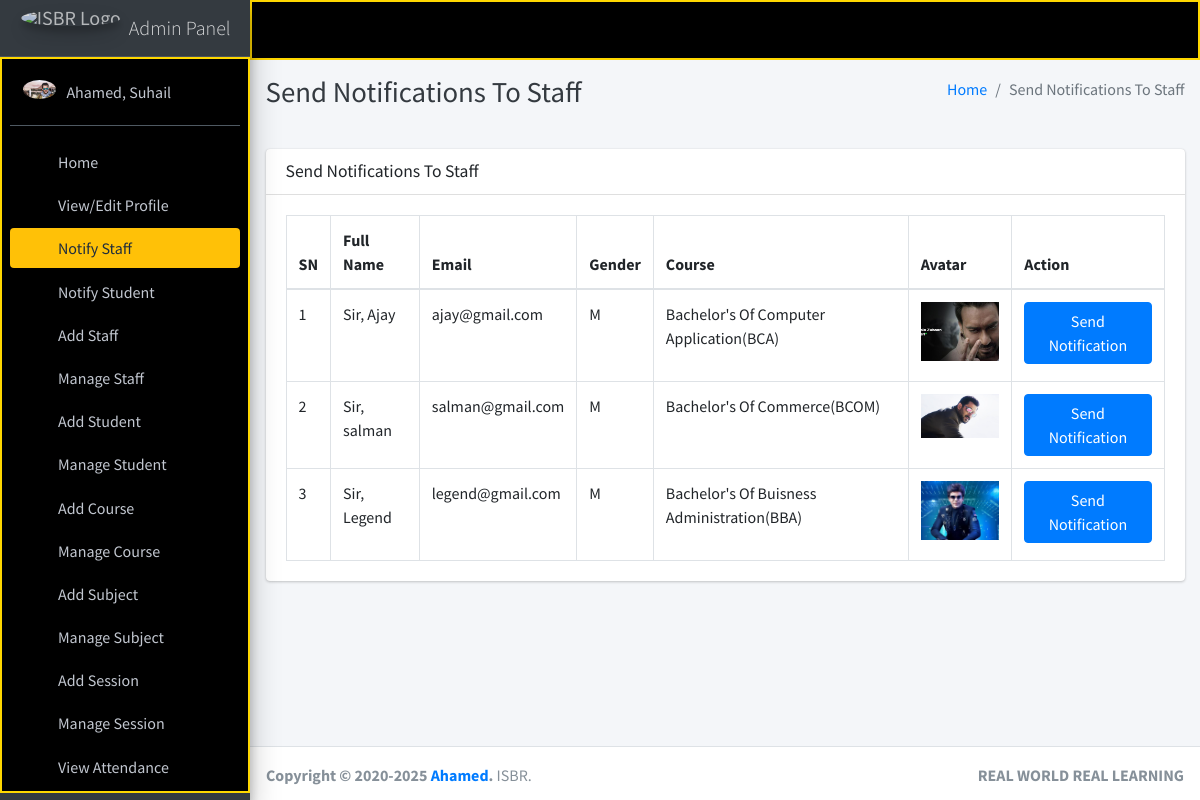
The page /admin_notify_staff (signed in) on the database its author committed.
### main_app/models.py (models this page shows, shortened)
class CustomUser(AbstractUser):
    USER_TYPE = ((1, "HOD"), (2, "Staff"), (3, "Student"))
    GENDER = [("M", "Male"), ("F", "Female")]
    username = None  # Removed username, using email instead
    email = models.EmailField(unique=True)
    user_type = models.CharField(default=1, choices=USER_TYPE, max_length=1)
    gender = models.CharField(max_length=1, choices=GENDER)
    profile_pic = models.ImageField()
    address = models.TextField()
    fcm_token = models.TextField(default="")  # For firebase notifications
    created_at = models.DateTimeField(auto_now_add=True)
    updated_at = models.DateTimeField(auto_now=True)
    USERNAME_FIELD = "email"
    REQUIRED_FIELDS = []
    objects = CustomUserManager()
    def __str__(self):
        return self.last_name + ", " + self.first_name

class Staff(models.Model):
    course = models.ForeignKey(Course, on_delete=models.DO_NOTHING, null=True, blank=False)
    admin = models.OneToOneField(CustomUser, on_delete=models.CASCADE)

class Course(models.Model):
    name = models.CharField(max_length=120)
    created_at = models.DateTimeField(auto_now_add=True)
    updated_at = models.DateTimeField(auto_now=True)

### main_app/hod_views.py (the view)
# urls.py: path("admin_notify_staff", hod_views.admin_notify_staff,
def admin_notify_staff(request):
    staff = CustomUser.objects.filter(user_type=2)
    context = {
        'page_title': "Send Notifications To Staff",
        'allStaff': staff
    }
    return render(request, "hod_template/staff_notification.html", context)

### main_app/templates/hod_template/staff_notification.html (shortened to what this page needs)
{% extends 'main_app/base.html' %}
{% load static %}
{% block page_title %}{{page_title}}{% endblock page_title %}
{% block content %}
<section class="content">
    <div class="container-fluid">
        <div class="row">
            <div class="col-md-12">
                <div class="card">
                    <div class="card-header">
                        <h3 class="card-title">{{page_title}}</h3>
                    </div>
                    <div class="card-body">
                        <table id="example2" class="table table-bordered table-hover">
                            <thead>
                                <tr>
                                    <th>SN</th>
                                    <th>Full Name</th>
                                    <th>Email</th>
                                    <th>Gender</th>
                                    <th>Course</th>
                                    <th>Avatar</th>
                                    <th>Action</th>
                                </tr>
                            </thead>
                            <tbody>
                                {% for staff in allStaff %}
                                <tr>
                                    <td>{{ forloop.counter }}</td>
                                    <td>{{staff.last_name}}, {{staff.first_name}}</td>
                                    <td>{{staff.email}}</td>
                                    <td>{{staff.gender}}</td>
                                    <td>{{staff.staff.course.name}}</td>
                                    <td>
                                        {% if staff.profile_pic == ""  %}
                                        No Image
                                        {% else %}
                                        <img class="img img-fluid mb-2" height="100" width="100"
                                            src="{{staff.profile_pic}}" alt="">
                                        {% endif %}
                                    </td>
                                    <td><button data-toggle = "modal" data-target = "#myModal"class="btn btn-primary show_notification" value="{{staff.id}}">Send Notification</button>
                                    </td>
                                </tr>
                                {% endfor %}
                            </tbody>
                        </table>
                    </div>
                </div>
            </div>
        </div>
    </div>
</section>
{% endblock content %}

### main_app/templates/main_app/sidebar_template.html (shortened to what this page needs)
{% load static %}
<aside class="main-sidebar sidebar-dark-warning elevation-4">
{% if request.user.user_type == '1' %}
    <a href="{% url 'admin_home' %}" class="brand-link">
        <img src="{% static 'dist/img/img.png' %} " alt="ISBR Logo"
            class="brand-image img-circle elevation-3" style="opacity: .8">
        <span class="brand-text font-weight-light">Admin Panel</span>
    </a>
    <div class="sidebar" style="background-color: black; color: #FFD700; border: 2px solid #FFD700;">
        <div class="user-panel mt-3 pb-3 mb-3 d-flex">
            <div class="image">
                <img src="{{ request.user.profile_pic}}" class="img-circle elevation-2" alt="User Image">
            </div>
            <div class="info">
                <a href="#" class="d-block">{{user}}</a>
            </div>
        </div>
        <nav class="mt-2">
            <ul class="nav nav-pills nav-sidebar flex-column" data-widget="treeview" role="menu" data-accordion="false">
                <li class="nav-item">
                    {% url 'admin_home' as admin_home %}
                    <a href="{{admin_home}}" class="nav-link {% if admin_home == request.path %} active {% endif %}">
                        <i class="nav-icon fas fa-th"></i>
                        <p>
                            Home
                        </p>
                    </a>
                </li>
                <li class="nav-item">
                    {% url 'admin_view_profile' as admin_view_profile %}
                    <a href="{{admin_view_profile}}" class="nav-link {% if admin_view_profile == request.path %} active {% endif %}">
                        <i class="nav-icon fas fa-th"></i>
                        <p>
                            View/Edit Profile
                        </p>
                    </a>
                </li>
                <li class="nav-item">
                    {% url 'admin_notify_staff' as admin_notify_staff %}
                    <a href="{{admin_notify_staff}}" class="nav-link {% if admin_notify_staff == request.path %} active {% endif %}">
                        <i class="nav-icon fas fa-th"></i>
                        <p>
                            Notify Staff
                        </p>
                    </a>
                </li>
                <li class="nav-item">
                    {% url 'admin_notify_student' as admin_notify_student %}
                    <a href="{{admin_notify_student}}" class="nav-link {% if admin_notify_student == request.path %} active {% endif %}">
                        <i class="nav-icon fas fa-th"></i>
                        <p>
                            Notify Student
                        </p>
                    </a>
                </li>
                <li class="nav-item">
                    {% url 'add_staff' as add_staff %}
                    <a href="{{add_staff}}" class="nav-link {% if add_staff == request.path %} active {% endif %}">
                        <i class="nav-icon fas fa-th"></i>
                        <p>
                            Add Staff
                        </p>
                    </a>
                </li>
                <li class="nav-item">
                    {% url 'manage_staff' as manage_staff %}
                    {% url 'edit_staff' staff_id as edit_staff %}
                    <a href="{{manage_staff}}"
                        class="nav-link {% if manage_staff == request.path or request.path == edit_staff %} active {% endif %}">
                        <i class="nav-icon fas fa-th"></i>
                        <p>
                            Manage Staff
                        </p>
                    </a>
                </li>
                <li class="nav-item">
                    {% url 'add_student' as add_student%}
                    <a href="{{add_student}}" class="nav-link  {% if add_student == request.path %} active {% endif %}">
                        <i class="nav-icon fas fa-th"></i>
                        <p>
                            Add Student
                        </p>
                    </a>
                </li>
                <li class="nav-item">
                    {% url 'manage_student' as manage_student %}
                    {% url 'edit_student' student_id as edit_student %}
                    <a href="{{manage_student}}"
                        class="nav-link  {% if edit_student == request.path or manage_student == request.path %} active {% endif %}">
                        <i class="nav-icon fas fa-th"></i>
                        <p>
                            Manage Student
                        </p>
                    </a>
                </li>
                <li class="nav-item">
                    {% url 'add_course' as add_course %}
                    <a href="{{add_course}}" class="nav-link  {% if add_course == request.path %} active {% endif %}">
                        <i class="nav-icon fas fa-th"></i>
                        <p>
                            Add Course
                        </p>
                    </a>
                </li>
                <li class="nav-item">
                    {% url 'manage_course' as manage_course %}
                    {% url 'edit_course' course_id as edit_course %}
                    <a href="{{manage_course}}"
                        class="nav-link  {% if edit_course == request.path or manage_course == request.path %} active {% endif %}">
                        <i class="nav-icon fas fa-th"></i>
                        <p>
                            Manage Course
                        </p>
                    </a>
                </li>
                <li class="nav-item">
                    {% url 'add_subject' as add_subject %}
                    <a href="{{add_subject}}" class="nav-link  {% if add_subject == request.path %} active {% endif %}">
                        <i class="nav-icon fas fa-th"></i>
                        <p>
                            Add Subject
                        </p>
                    </a>
                </li>
                <li class="nav-item">
                    {% url 'manage_subject' as manage_subject %}
                    {% url 'edit_subject' subject_id as edit_subject %}
                    <a href="{{manage_subject}}"
                        class="nav-link  {% if edit_subject == request.path or manage_subject == request.path %} active {% endif %}">
                        <i class="nav-icon fas fa-th"></i>
                        <p>
                            Manage Subject
                        </p>
                    </a>
                </li>
                <li class="nav-item">
                    {% url 'add_session' as add_session %}
                    <a href="{{add_session}}" class="nav-link  {% if add_session == request.path %} active {% endif %}">
                        <i class="nav-icon fas fa-th"></i>
                        <p>
                            Add Session
                        </p>
                    </a>
                </li>
                <li class="nav-item">
                {% url 'manage_session' as manage_session %}
                {% url 'edit_session' session_id as edit_session %}
                <a href="{{manage_session}}"
                    class="nav-link  {% if edit_session == request.path or manage_session == request.path %} active {% endif %}">
                    <i class="nav-icon fas fa-th"></i>
                    <p>
                        Manage Session
                    </p>
                </a>
        </li>
                <li class="nav-item">
                    {% url 'admin_view_attendance' as admin_view_attendance %}
                    <li class="nav-item">
                        <a href="{{admin_view_attendance}}" class="nav-link  {% if admin_view_attendance == request.path %} active {% endif %}">
                            <i class="nav-icon fas fa-th"></i>
                            <p>
                                View Attendance
                            </p>
                        </a>
                    </li>
            <li class="nav-item">
                {% url 'student_feedback_message' as student_feedback_message %}
                <a href="{{ student_feedback_message }}" class="nav-link  {% if student_feedback_message == request.path %} active {% endif %}">
                    </a>
                </li>
{% endif %}
</ul>
</nav>
</div>
</aside>

### rows shown on the page
CustomUser: user.profile_pic (picture), last_name+first_name "Ahamed, Suhail"
CustomUser: last_name "Sir", first_name "Ajay", email "ajay@gmail.com", gender "M", staff.course.name "Bachelor's Of Computer Application(BCA)", profile_pic (picture)
CustomUser: last_name "Sir", first_name "salman", email "salman@gmail.com", gender "M", staff.course.name "Bachelor's Of Commerce(BCOM)", profile_pic (picture)
CustomUser: last_name "Sir", first_name "Legend", email "legend@gmail.com", gender "M", staff.course.name "Bachelor's Of Buisness Administration(BBA)", profile_pic (picture)

### other values the page prints
{{ page_title }} "Send Notifications To Staff"
